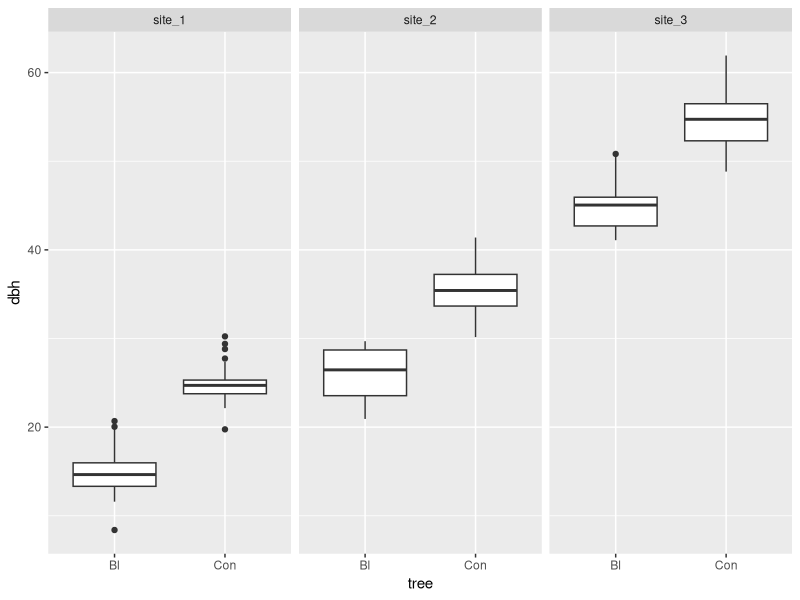
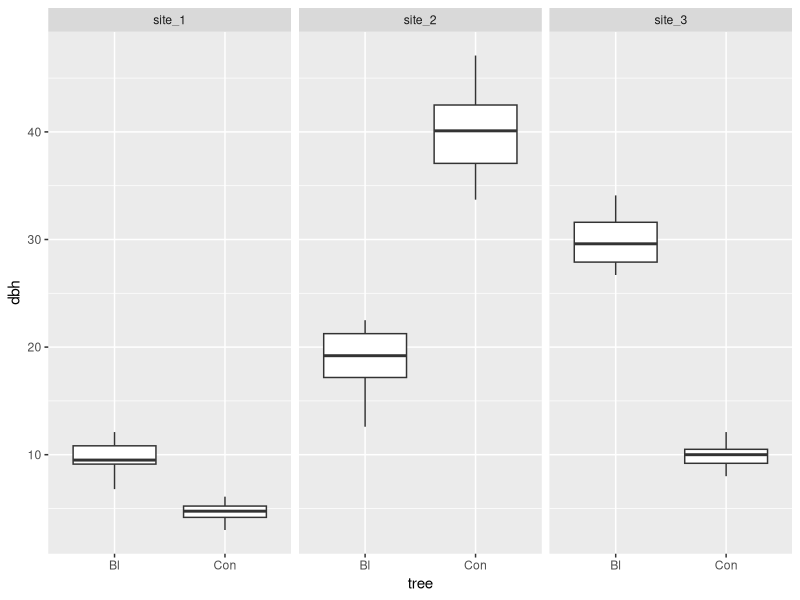
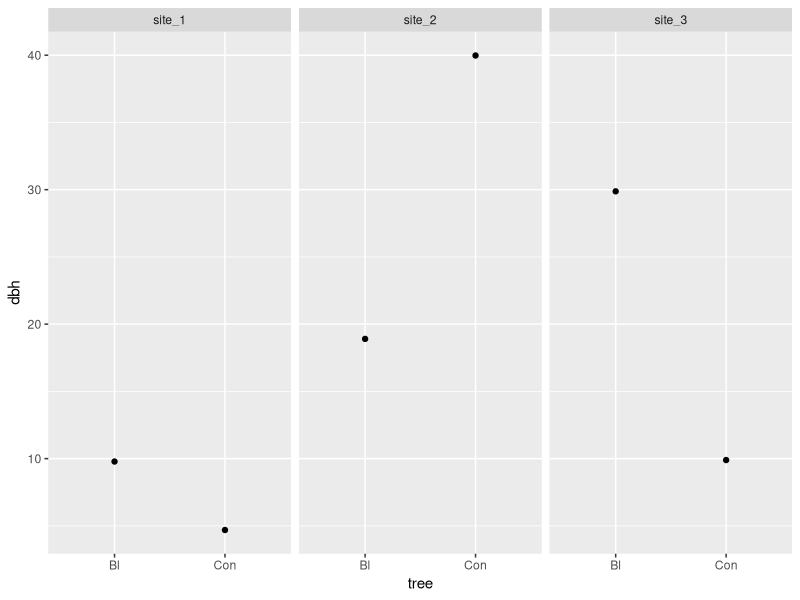

R code for these plots, in order:
## ---- chunk 1
knitr::opts_chunk$set(echo = TRUE)
## ---- chunk 2
sites<-rep(c("site_1","site_2","site_3"),each=50)
## ---- chunk 3
tree<-rep(c("Bl","Con"),times=75)
d<-data.frame(sites,tree)
## ---- chunk 4
site_dbh<-rep(c(20,30,50),each=50)
## ---- chunk 5
tree_dbh<-rep(c(-5,5),times=75)

## ---- chunk 6
dbh<-tree_dbh+site_dbh+rnorm(150,0,3)
d<-data.frame(d,dbh)
## ---- chunk 7
library(ggplot2)
g0<-ggplot(d,aes(y=dbh,x=tree))
g0+geom_boxplot() + facet_wrap(~sites)
## ---- chunk 8
sites<-rep(c("site_1","site_2","site_3"),each=50)
tree<-sample(c("Bl","Con"),150,replace = TRUE)
d<-data.frame(sites,tree)


## ---- chunk 9

## d[1] is site and d[2] is species
## For each possible combination set up a mean and add a randome component.

dbh_function<-function(d){
  if (d[1]=="site_1" && d[2]=="Bl")  dbh<-10 + rnorm(1,0,2)
  if (d[1]=="site_1" && d[2]=="Con") dbh<-5  + rnorm(1,0,1)
  if (d[1]=="site_2" && d[2]=="Bl")  dbh<-20 + rnorm(1,0,3)
  if (d[1]=="site_2" && d[2]=="Con") dbh<-40 + rnorm(1,0,4)
  if (d[1]=="site_3" && d[2]=="Bl")  dbh<-30 + rnorm(1,0,2)
  if (d[1]=="site_3" && d[2]=="Con") dbh<-10 + rnorm(1,0,1)
  round(dbh,1)
}

## Then use the apply command to apply the function to each row.

d$dbh<-apply(d,1,dbh_function)
## ---- chunk 10
g0<-ggplot(d,aes(y=dbh,x=tree))
g0+geom_boxplot() + facet_wrap(~sites)
## ---- chunk 11

g0<-ggplot(d,aes(y=dbh,x=tree))
g0<-g0+stat_summary(fun.y=mean,geom="point") + facet_wrap(~sites)
g0<-g0+stat_summary(fun.data=mean_cl_normal,geom="errorbar")
g0
## ---- chunk 12
library(dplyr)
d %>% group_by(sites,tree) %>% summarise(n=n(),mean_dbh=mean(dbh))
